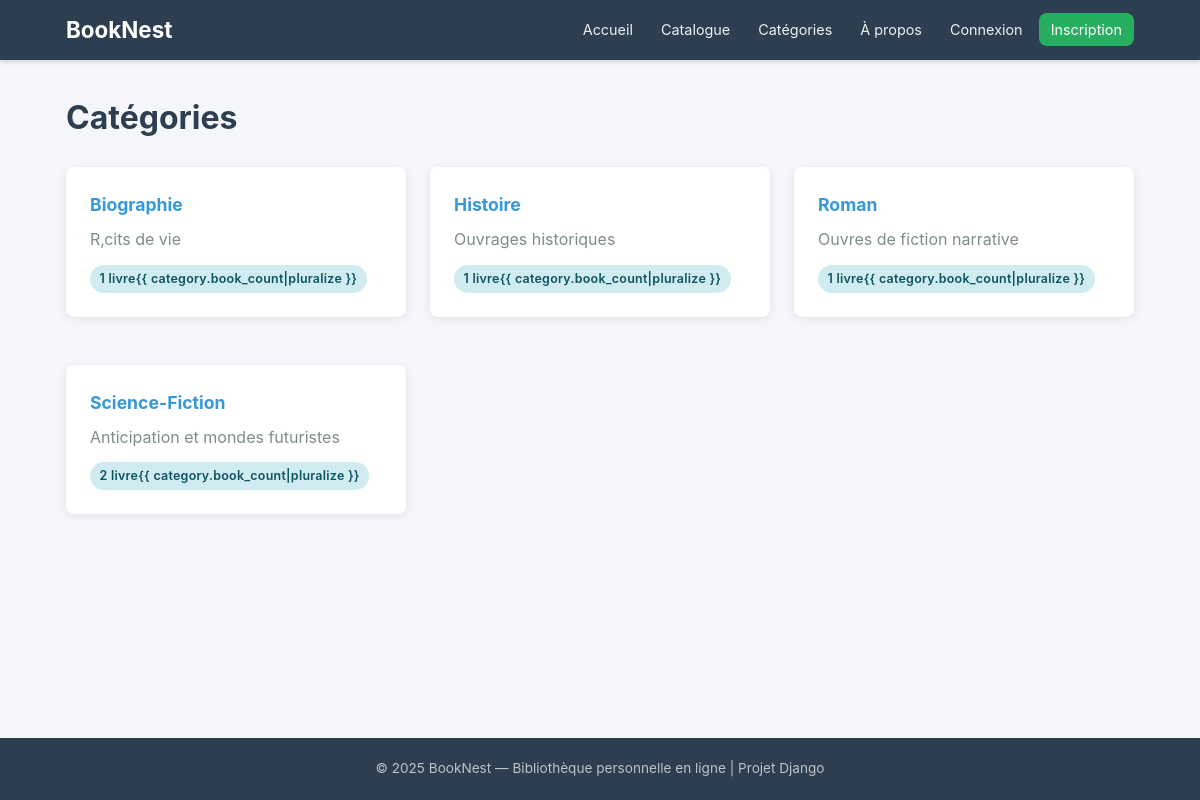
Page /categories/ on the committed database.
### books/models.py (models this page shows, shortened)
class Category(models.Model):
    name = models.CharField(
        max_length=100,
        unique=True,
        verbose_name="Nom"
    )
    description = models.TextField(
        blank=True,
        verbose_name="Description"
    )
    class Meta:
        verbose_name = "Catégorie"
        verbose_name_plural = "Catégories"
        ordering = ['name']

### books/views.py (the view)
# urls.py: path('categories/', views.CategoryListView.as_view(), name='category-list'),
class CategoryListView(ListView):
    model = Category
    template_name = 'books/category_list.html'
    context_object_name = 'categories'
    def get_queryset(self):
        return Category.objects.annotate(book_count=Count('books')).order_by('name')

### templates/books/category_list.html
{% extends 'base.html' %} {% block title %}Catégories — BookNest{% endblock %}
{% block content %}
<h1 class="page-title">Catégories</h1>
<div class="card-grid">
  {% for category in categories %}
  <div class="card">
    <h3 class="book-title">
      <a href="{% url 'catalogue' %}?category={{ category.id }}"
        >{{ category.name }}</a
      >
    </h3>
    {% if category.description %}
    <p class="text-muted" style="margin-top: 0.5rem">
      {{ category.description }}
    </p>
    {% endif %}
    <p style="margin-top: 0.75rem">
      <span class="badge badge-reading"
        >{{ category.book_count }} livre{{ category.book_count|pluralize
        }}</span
      >
    </p>
  </div>
  {% empty %}
  <div class="empty-state">
    <p>Aucune catégorie pour le moment.</p>
  </div>
  {% endfor %}
</div>
{% endblock %}

### static/css/style.css (style rules this page uses)
*, *::before, *::after { box-sizing: border-box; margin: 0; padding: 0; }
:root { --color-primary: #2c3e50; --color-secondary: #3498db; --color-accent: #27ae60; --color-warning: #f39c12; --color-danger: #e74c3c; --color-bg: #f5f6fa; --color-card: #ffffff; --color-text: #2c3e50; --color-text-light: #7f8c8d; --color-border: #dcdde1; --radius: 8px; --shadow: 0 2px 8px rgba(0, 0, 0, 0.08); --max-width: 1100px; }
body { font-family: -apple-system, BlinkMacSystemFont, "Segoe UI", Roboto, "Helvetica Neue", Arial, sans-serif; background: var(--color-bg); color: var(--color-text); line-height: 1.6; min-height: 100vh; display: flex; flex-direction: column; }
a { color: var(--color-secondary); text-decoration: none; transition: color 0.2s; }
.card { background: var(--color-card); border-radius: var(--radius); box-shadow: var(--shadow); padding: 1.5rem; margin-bottom: 1.5rem; transition: transform 0.2s, box-shadow 0.2s; }
.card-grid { display: grid; grid-template-columns: repeat(auto-fill, minmax(280px, 1fr)); gap: 1.5rem; }
.badge { display: inline-block; padding: 0.25rem 0.6rem; border-radius: 100px; font-size: 0.78rem; font-weight: 600; letter-spacing: 0.02em; }
.badge-reading { background: #d1ecf1; color: #0c5460; }
.page-title { font-size: 2rem; font-weight: 700; margin-bottom: 1.5rem; color: var(--color-primary); }
.book-title { font-size: 1.1rem; font-weight: 700; color: var(--color-primary); }
.text-muted { color: var(--color-text-light); }

### rows in the picture
Category: name "Biographie", description "R‚cits de vie", book_count "1"
Category: name "Histoire", description "Ouvrages historiques", book_count "1"
Category: name "Roman", description "Ouvres de fiction narrative", book_count "1"
Category: name "Science-Fiction", description "Anticipation et mondes futuristes", book_count "2"
